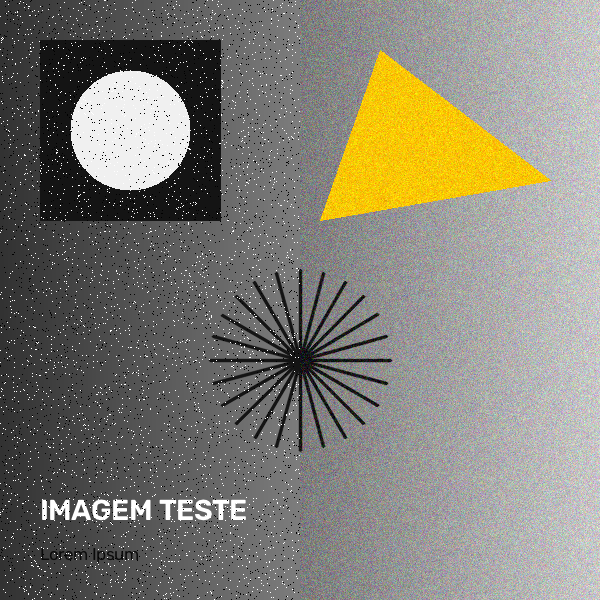
#> input picture imagem_teste.png, 600 x 600 px
$ python bordas_sobel_canny.py --origem ../imagem_teste.png   (older library calls are emulated)
#> lines starting #> are read from the running program, lines starting #| are printed output that depends on the picture
### shared/media_io.py
"""
CAPIVOA UFPR.

Módulo utilitário para entrada/saída padronizada de imagens, vídeos e webcam.
Desenvolvido como ferramenta de suporte didático para o curso de Introdução
à Visão Computacional (Capivoa - EletroQuad-UFPR).

Principais funcionalidades:
- Carregamento seguro de imagens com validação de caminhos e decodificação.
- Captura unificada de vídeo (arquivo local ou índice numérico de webcam).
- Gerador `stream_midia` polimórfico (trata imagem, vídeo e webcam no mesmo loop).
- Parser de argumentos padronizado (`--midia` / `-m` ou `--origem` / `-o`).
- Utilitário visual `concatenar_lado_a_lado` para comparar etapas antes/depois.
"""

from pathlib import Path
import argparse
from typing import Generator, Tuple, Union, Optional, List
import cv2
import numpy as np

# diretório base do repositório (raiz)
BASE_DIR = Path(__file__).resolve().parent.parent

# extensões comuns de imagem estática reconhecidas
EXTENSOES_IMAGEM = {".jpg", ".jpeg", ".png", ".bmp", ".webp", ".tiff", ".tif"}


def resolver_caminho(caminho: Optional[Union[str, Path]], nome: Optional[str] = None) -> Path:
  """
  Resolve um caminho de arquivo garantindo que caminhos relativos sejam encontrados.

  Busca o arquivo na ordem: diretório atual de trabalho, subpasta 'aula-1',
  raiz do repositório ou pasta 'shared'.

  Parametros
  ----------
  caminho : str ou Path, opcional
    Caminho relativo ou absoluto do arquivo de mídia.
  nome : str, opcional
    Nome padrão de fallback caso 'caminho' não seja informado.

  Returns
  -------
  Path
    Instância de Path apontando para o arquivo localizado.

  Raises
  ------
  ValueError
    Se nem 'caminho' nem 'nome' forem fornecidos.
  """
  alvo = caminho if caminho is not None else nome
  if alvo is None:
    raise ValueError("Nenhum caminho ou nome padrão foi especificado.")

  caminho_path = Path(alvo)
  if caminho_path.is_absolute():
    return caminho_path

  # ordem de verificação para encontrar o arquivo
  candidatos = [
    Path.cwd() / caminho_path,
    BASE_DIR / "aula-2" / "desafio" / caminho_path,
    BASE_DIR / "aula-2" / caminho_path,
    BASE_DIR / "aula-1" / "desafio" / caminho_path,
    BASE_DIR / "aula-1" / caminho_path,
    BASE_DIR / caminho_path,
    BASE_DIR / "shared" / caminho_path,
  ]

  for candidato in candidatos:
    if candidato.exists():
      return candidato

  # se ainda não existe fisicamente (ex: arquivo novo para salvar), usa pasta de trabalho, aula-2 ou aula-1
  return Path.cwd() / caminho_path


def carregar_imagem(
  caminho: Optional[Union[str, Path]] = None,
  nome: str = "imagem_teste.png",
  to_rgb: bool = False
) -> np.ndarray:
  """
  Carrega uma imagem do disco com verificação detalhada de erros.

  Garante a existência do arquivo em disco e a decodificação válida
  por meio do OpenCV, com opção de conversão do espaço de cor BGR para RGB.

  Parametros
  ----------
  caminho : str ou Path, opcional
    Caminho relativo ou absoluto da imagem.
  nome : str, opcional
    Arquivo padrão caso caminho seja None. Padrão é "imagem_teste.png".
  to_rgb : bool, opcional
    Se True, converte a imagem de BGR para RGB. Padrão é False.

  Returns
  -------
  np.ndarray
    Matriz NumPy (uint8) contendo a imagem carregada.

  Raises
  ------
  FileNotFoundError
    Se o arquivo não existir fisicamente em nenhum dos caminhos de busca.
  ValueError
    Se o OpenCV não conseguir decodificar o arquivo de imagem.
  """
  arquivo = resolver_caminho(caminho, nome)

  if not arquivo.exists():
    raise FileNotFoundError(
      f"[ERRO media_io] Imagem não encontrada: '{arquivo}'. "
      f"Verifique se o nome do arquivo foi digitado corretamente."
    )

  img = cv2.imread(str(arquivo))
  if img is None:
    raise ValueError(
      f"[ERRO media_io] Não foi possível decodificar o arquivo como imagem: '{arquivo}'. "
      f"O formato pode ser inválido ou o arquivo estar corrompido."
    )

  if to_rgb:
    img = cv2.cvtColor(img, cv2.COLOR_BGR2RGB)

  return img


# [52 lines left out: function obter_captura_video, not called in this run]


def stream_midia(
  origem: Optional[Union[int, str, Path]] = None,
  nome: str = "imagem_teste.png",
  to_rgb: bool = False
) -> Generator[Tuple[np.ndarray, bool], None, None]:
  """
  Gerador polimórfico unificado para processamento de imagem, vídeo ou webcam.

  Entrega quadros sucessivos para iteração homogênea em loops de processamento.
  Caso a entrada seja uma imagem estática, entrega um único frame com a flag
  is_stream=False. Caso seja vídeo ou câmera, entrega cada frame com is_stream=True.

  Parametros
  ----------
  origem : int, str ou Path, opcional
    Caminho do arquivo ou índice numérico da câmera.
  nome : str, opcional
    Arquivo padrão de fallback. Padrão é "imagem_teste.png".
  to_rgb : bool, opcional
    Se True, converte cada frame de BGR para RGB. Padrão é False.

  Yields
  ------
  frame : np.ndarray
    Matriz NumPy representando a imagem ou quadro atual.
  is_stream : bool
    Booleano indicando se o fluxo é contínuo (vídeo/webcam) ou pontual (imagem).
  """
  alvo = origem if origem is not None else nome
  eh_webcam = isinstance(alvo, int) or (isinstance(alvo, str) and alvo.strip().isdigit())

  if not eh_webcam:
    caminho_arquivo = resolver_caminho(alvo, nome)
    extensao = caminho_arquivo.suffix.lower()

    # se for imagem estática, carrega e entrega imediatamente
    if extensao in EXTENSOES_IMAGEM:
      frame = carregar_imagem(caminho_arquivo, to_rgb=to_rgb)
      yield frame, False
      return

  # caso seja vídeo ou webcam
  padrao_video = "video.mp4"
  cap = obter_captura_video(alvo, nome=nome if not eh_webcam else padrao_video)
  try:
    while True:
      ret, frame = cap.read()
      if not ret or frame is None:
        break

      if to_rgb:
        frame = cv2.cvtColor(frame, cv2.COLOR_BGR2RGB)

      yield frame, True
  finally:
    cap.release()


def concatenar_lado_a_lado(
  imagens: List[np.ndarray],
  titulos: Optional[List[str]] = None,
  altura_padrao: int = 400
) -> np.ndarray:
  """
  Concatena horizontalmente duas ou mais imagens para visualização lado a lado.

  Padroniza dimensões e número de canais entre imagens (convertendo grayscale
  em BGR e redimensionando proporcionalmente para a mesma altura) e adiciona
  faixas superiores opcionais com títulos explicativos.

  Parametros
  ----------
  imagens : list de np.ndarray
    Lista contendo as matrizes das imagens a serem concatenadas.
  titulos : list de str, opcional
    Lista com os títulos textuais correspondentes a cada imagem.
  altura_padrao : int, opcional
    Altura vertical em pixels para redimensionar as imagens. Padrão é 400.

  Returns
  -------
  np.ndarray
    Matriz NumPy combinada contendo todas as imagens dispostas horizontalmente.

  Raises
  ------
  ValueError
    Se a lista de imagens fornecida for vazia.
  """
  if not imagens:
    raise ValueError("A lista de imagens não pode ser vazia.")

  processadas = []
  for i, img in enumerate(imagens):
    item = img.copy()

    # converte 1 canal (grayscale/máscara) para 3 canais bgr para poder concatenar
    if len(item.shape) == 2:
      item = cv2.cvtColor(item, cv2.COLOR_GRAY2BGR)

    # redimensiona proporcionalmente para a altura_padrao
    h, w = item.shape[:2]
    if h != altura_padrao:
      fator = altura_padrao / float(h)
      largura_nova = int(w * fator)
      item = cv2.resize(item, (largura_nova, altura_padrao), interpolation=cv2.INTER_LINEAR)

    # se houver título correspondente, adiciona barra superior com o texto
    if titulos and i < len(titulos) and titulos[i]:
      barra = np.zeros((32, item.shape[1], 3), dtype=np.uint8)
      cv2.putText(
        barra,
        titulos[i],
        (10, 22),
        cv2.FONT_HERSHEY_SIMPLEX,
        0.6,
        (255, 255, 255),
        1,
        cv2.LINE_AA
      )
      item = np.vstack([barra, item])

    processadas.append(item)

  # concatena horizontalmente com uma linha divisória cinza entre elas
  divisor = np.full((processadas[0].shape[0], 4, 3), 60, dtype=np.uint8)
  resultado = processadas[0]
  for p in processadas[1:]:
    resultado = np.hstack([resultado, divisor, p])

  return resultado


class MediaArgumentParser(argparse.ArgumentParser):
  """
  ArgumentParser personalizado que aceita tanto '--midia'/'-m' quanto '--origem'/'-o'.
  """

  def parse_args(self, args=None, namespace=None):
    ns = super().parse_args(args=args, namespace=namespace)
    if hasattr(ns, "origem"):
      ns.midia = ns.origem
    elif hasattr(ns, "midia"):
      ns.origem = ns.midia
    return ns


def criar_parser_midia(
  descricao: str = "Processamento de Imagem/Vídeo com OpenCV (Módulo 1)",
  nome: str = "imagem_teste.png"
) -> MediaArgumentParser:
  """
  Cria um parser padronizado de argumentos de linha de comando.

  Configura os argumentos comuns como '--midia'/'-m' e '--origem'/'-o'.

  Parametros
  ----------
  descricao : str, opcional
    Texto descritivo do parser. Padrão é "Processamento de Imagem/Vídeo com OpenCV (Módulo 1)".
  nome : str, opcional
    Arquivo padrão sugerido como entrada. Padrão é "imagem_teste.png".

  Returns
  -------
  MediaArgumentParser
    Instância configurada de MediaArgumentParser.
  """
  parser = MediaArgumentParser(
    description=descricao,
    formatter_class=argparse.RawDescriptionHelpFormatter
  )
  parser.add_argument(
    "-m", "--midia", "-o", "--origem",
    dest="origem",
    type=str,
    default=nome,
    help=f"Arquivo de imagem/vídeo ou índice da webcam (ex: 0). Padrão: {nome}"
  )
  return parser

### aula-2/bordas_sobel_canny.py
"""
CAPIVOA UFPR.

Demonstração didática de Detecção de Bordas: Operador de Sobel vs Algoritmo de Canny.
Módulo 2 de Introdução à Visão Computacional (Capivoa - EletroQuad-UFPR).

Tópicos e Fundamentos Teóricos:
1. Bordas na Imagem :
   - Fronteiras visuais formadas por descontinuidades bruscas de iluminação.
   - Compressão semântica: elimina texturas irrelevantes preservando a silhueta estrutural.
   - Modelos de transição: degrau analítico, rampa de difusão e telhado.

2. Operador de Sobel :
   - Convolução espacial baseada em derivadas numéricas combinadas com suavização Gaussiana.
   - Kernel Horizontal Gx (3x3): realça variações na direção horizontal (bordas verticais).
   - Kernel Vertical Gy (3x3): realça variações na direção vertical (bordas horizontais).
   - Magnitude combinada: |Gx| + |Gy| ou sqrt(Gx^2 + Gy^2).
   - Características: operação veloz, porém gera bordas espessas em tons de cinza e é
     mais sensível a ruído e texturas finas.

3. Algoritmo de Canny :
   - Pipeline de 4 etapas para extração de contornos nítidos e finos de 1 pixel:
     Passo 1. Filtro Gaussiano: atenuação prévia de ruídos de alta frequência.
     Passo 2. Gradiente: cálculo da magnitude e orientação angular da borda via Sobel.
     Passo 3. Supressão de Não-Máximos: afinamento da crista da borda mantendo apenas picos locais.
     Passo 4. Limiarização por Histerese: uso de dois limiares (T_min e T_max) onde bordas fracas
              só são aceitas se estiverem conectadas a bordas fortes.
   - Características: contornos binários estritamente de 1 pixel, imunidade superior a ruídos.

Controles no Teclado:
  [TAB]   : Alterna entre Comparação Direta (Sobel vs Canny) e Decomposição Completa (Gx, Gy, Mag, Canny)
  [W / S] : Aumenta / diminui o limiar inferior de Canny (T_baixo)
  [E / D] : Aumenta / diminui o limiar superior de Canny (T_alto)
  [K]     : Alterna tamanho do Kernel Sobel (ksize = 3, 5 ou 7)
  [S]     : Salva a comparação em disco na pasta 'frames-capturados/'
  [Q/ESC] : Encerra o programa

Como executar:
  python bordas_sobel_canny.py
  python bordas_sobel_canny.py --midia imagem_teste_aula2.png
  python bordas_sobel_canny.py --t-baixo 50 --t-alto 150
  python bordas_sobel_canny.py --no-show
"""

import sys
import argparse
from pathlib import Path
from typing import Dict, Tuple
import cv2
import numpy as np

ROOT_DIR = Path(__file__).resolve().parent.parent
if str(ROOT_DIR) not in sys.path:
  sys.path.insert(0, str(ROOT_DIR))

from shared.media_io import carregar_imagem, criar_parser_midia, concatenar_lado_a_lado, stream_midia


def processar_bordas(
  img_cinza: np.ndarray,
  t_baixo: int = 50,
  t_alto: int = 150,
  ksize_sobel: int = 3
) -> Dict[str, np.ndarray]:
  """
  Calcula os componentes de gradiente de Sobel e a extração de bordas de Canny.

  Parametros
  ----------
  img_cinza : np.ndarray
    Imagem monocromática de entrada (uint8).
  t_baixo : int
    Limiar inferior para histerese de Canny. Padrão é 50.
  t_alto : int
    Limiar superior para histerese de Canny. Padrão é 150.
  ksize_sobel : int
    Dimensão ímpar do kernel do operador de Sobel (3, 5 ou 7).

  Returns
  -------
  Dict[str, np.ndarray]
    Dicionário contendo as matrizes de Sobel Gx, Gy, Magnitude e Canny.
  """
  # 1. pré-suavização leve para Sobel
  suave = cv2.GaussianBlur(img_cinza, (3, 3), 0)

  # 2. operador de Sobel em ponto flutuante para evitar truncamento em valores negativos
  sobel_x = cv2.Sobel(suave, cv2.CV_64F, 1, 0, ksize=ksize_sobel)
  sobel_y = cv2.Sobel(suave, cv2.CV_64F, 0, 1, ksize=ksize_sobel)

  # conversão para visualização absoluta em 8 bits
  abs_sobel_x = cv2.convertScaleAbs(sobel_x)
  abs_sobel_y = cv2.convertScaleAbs(sobel_y)

  # magnitude total do gradiente (|Gx| + |Gy|)
  sobel_mag = cv2.addWeighted(abs_sobel_x, 0.5, abs_sobel_y, 0.5, 0)

  # 3. algoritmo de Canny (4 passos: filtro gaussiano, gradiente, não-máximos e histerese)
  bordas_canny = cv2.Canny(img_cinza, threshold1=t_baixo, threshold2=t_alto, apertureSize=ksize_sobel)

  return {
    "sobel_x": abs_sobel_x,
    "sobel_y": abs_sobel_y,
    "sobel_mag": sobel_mag,
    "canny": bordas_canny
  }


def montar_paineis(
  img_cinza: np.ndarray,
  dados: Dict[str, np.ndarray],
  t_baixo: int,
  t_alto: int,
  ksize: int
) -> Tuple[np.ndarray, np.ndarray]:
  """
  Monta o painel comparativo direto (Sobel vs Canny) e o painel expandido (decomposição).
  """
  # Painel Comparativo Direto
  painel_comparativo = concatenar_lado_a_lado(
    [img_cinza, dados["sobel_mag"], dados["canny"]],
    titulos=[
      "1. Original (Cinza)",
      f"2. Operador Sobel (|Gx|+|Gy|, k={ksize})\nBordas espessas em tons cinza",
      f"3. Algoritmo Canny (T=[{t_baixo}, {t_alto}])\nLinhas finas de 1 pixel"
    ],
    altura_padrao=360
  )

  # Painel Decomposição Completa
  linha_cima = concatenar_lado_a_lado(
    [img_cinza, dados["sobel_mag"]],
    titulos=["Original (Grayscale)", f"Sobel: Magnitude Total (k={ksize})"],
    altura_padrao=250
  )
  linha_baixo = concatenar_lado_a_lado(
    [dados["sobel_x"], dados["sobel_y"], dados["canny"]],
    titulos=[
      "Sobel Gx (Bordas Verticais)",
      "Sobel Gy (Bordas Horizontais)",
      f"Canny: Bordas 1px (T={t_baixo}/{t_alto})"
    ],
    altura_padrao=250
  )

  largura_max = max(linha_cima.shape[1], linha_baixo.shape[1])
  if linha_cima.shape[1] < largura_max:
    linha_cima = cv2.copyMakeBorder(
      linha_cima, 0, 0, 0, largura_max - linha_cima.shape[1], cv2.BORDER_CONSTANT, value=[30, 30, 30]
    )
  if linha_baixo.shape[1] < largura_max:
    linha_baixo = cv2.copyMakeBorder(
      linha_baixo, 0, 0, 0, largura_max - linha_baixo.shape[1], cv2.BORDER_CONSTANT, value=[30, 30, 30]
    )

  painel_expandido = np.vstack([linha_cima, linha_baixo])
  return painel_comparativo, painel_expandido


def imprimir_observacao_kernel(ksize: int):
  if ksize == 7:
    print("[Sobel 7x7] Ruim pra detalhe: borra demais, borda vira uma faixa grossa de 7px e funde furos/cantos próximos.")
  elif ksize == 5:
    print("[Sobel 5x5] Filtra mais ruído, mas já engorda as bordas e perde definição.")
  else:
    print("[Sobel 3x3] Padrão: mantém a posição exata da borda sem deformar a peça.")


def main():
  parser = criar_parser_midia(
    descricao="Módulo 2: Detecção de Bordas - Operador de Sobel vs Algoritmo de Canny",
    nome="imagem_teste_aula2.png"
  )
  parser.add_argument(
    "--t-baixo",
    type=int,
    default=50,
    help="Limiar inferior para histerese de Canny (padrão: 50)"
  )
  parser.add_argument(
    "--t-alto",
    type=int,
    default=150,
    help="Limiar superior para histerese de Canny (padrão: 150)"
  )
  parser.add_argument(
    "--ksize",
    type=int,
    default=3,
    choices=[3, 5, 7],
    help="Tamanho do kernel de Sobel (padrão: 3)"
  )
  parser.add_argument(
    "--no-show",
    action="store_true",
    help="Executa o processamento sem abrir janelas gráficas."
  )
  args = parser.parse_args()

  print("=" * 65)
  print("CAPIVOA - INTRODUÇÃO À VISÃO COMPUTACIONAL (MÓDULO 2)")
  print("DETECÇÃO DE BORDAS: SOBEL VS CANNY")
  print("=" * 65)

  t_baixo = args.t_baixo
  t_alto = args.t_alto
  ksize = args.ksize
  modo_expandido = False
  nome_janela = "Modulo 2 - Deteccao de Bordas: Sobel vs Canny (Capivoa)"

  imprimir_observacao_kernel(ksize)

  for frame, is_stream in stream_midia(args.midia, nome="imagem_teste_aula2.png"):
#> in carregar_imagem, img is the input picture: shape (600, 600, 3); mean B, G, R 117.7, 127.6, 130.1
    img_cinza = cv2.cvtColor(frame, cv2.COLOR_BGR2GRAY) if frame.ndim == 3 else frame

    dados_bordas = processar_bordas(img_cinza, t_baixo=t_baixo, t_alto=t_alto, ksize_sobel=ksize)
#> in processar_bordas, `bordas_canny = cv2.Canny(img_cinza, threshold1=t_baixo, threshold2=t_a..`:
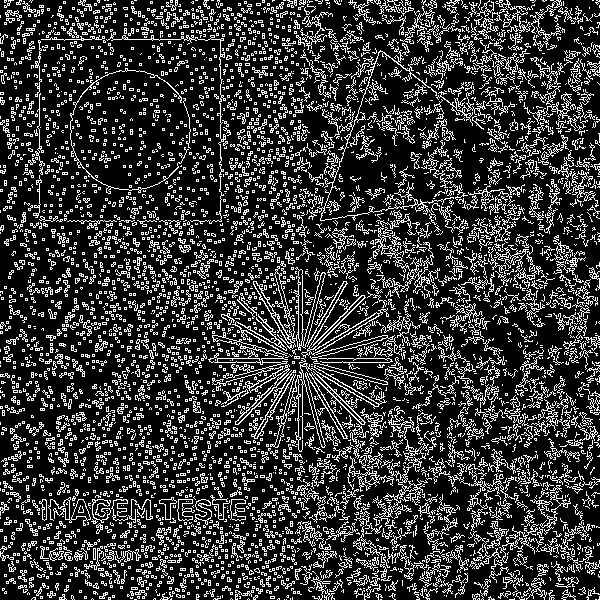
#> bordas_canny: shape (600, 600); 21.3% white in thin lines or dots
#> dados_bordas = 4 items
    painel_comp, painel_exp = montar_paineis(img_cinza, dados_bordas, t_baixo, t_alto, ksize)
#> the loop in concatenar_lado_a_lado, `for i, img in enumerate(imagens):` made 3 passes
#> after the loop in concatenar_lado_a_lado, `for i, img in enumerate(imagens):`:
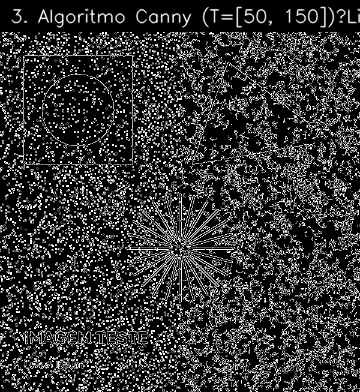
#> item: shape (392, 360, 3); min 0, max 255, mean 51.7
#> after the loop in concatenar_lado_a_lado, `for i, img in enumerate(imagens):`: processadas = 3 items
#> the loop in concatenar_lado_a_lado, `for p in processadas[1:]:` made 2 passes
#> call 2 of concatenar_lado_a_lado, with altura_padrao = 250
#> the loop in concatenar_lado_a_lado (call 2), `for i, img in enumerate(imagens):` made 2 passes
#> (h, w, fator, largura_nova) on passes 1 to 2: (600, 600, 0.417, 250), (600, 600, 0.417, 250)
#> after the loop in concatenar_lado_a_lado (call 2), `for i, img in enumerate(imagens):`:
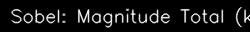
#> barra: shape (32, 250, 3); min 0, max 254, mean 22.1
#> after the loop in concatenar_lado_a_lado (call 2), `for i, img in enumerate(imagens):`: processadas = 2 items
#> the loop in concatenar_lado_a_lado (call 2), `for p in processadas[1:]:` made 1 pass
#> pass 1, in concatenar_lado_a_lado (call 2), `resultado = np.hstack([resultado, divisor, p])`:
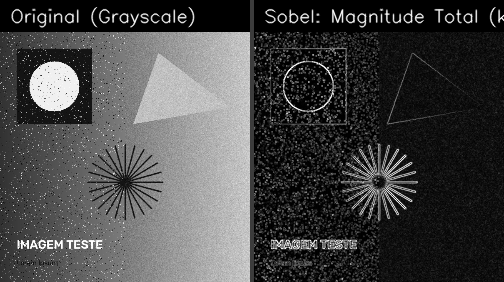
#> resultado: shape (282, 504, 3); min 0, max 255, mean 70.5
#> call 3 of concatenar_lado_a_lado, with altura_padrao = 250
#> the loop in concatenar_lado_a_lado (call 3), `for i, img in enumerate(imagens):` made 3 passes
#> pass 1, in concatenar_lado_a_lado (call 3), `item = np.vstack([barra, item])`:
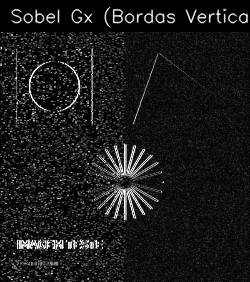
#> item: shape (282, 250, 3); min 0, max 255, mean 26.5
#> after the loop in concatenar_lado_a_lado (call 3), `for i, img in enumerate(imagens):`:
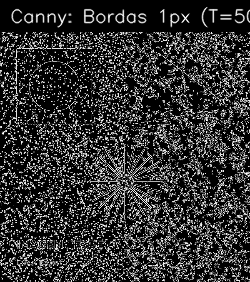
#> item: shape (282, 250, 3); min 0, max 255, mean 50.4
#> after the loop in concatenar_lado_a_lado (call 3), `for i, img in enumerate(imagens):`: processadas = 3 items
#> the loop in concatenar_lado_a_lado (call 3), `for p in processadas[1:]:` made 2 passes
#> in montar_paineis, `painel_expandido = np.vstack([linha_cima, linha_baixo])`:
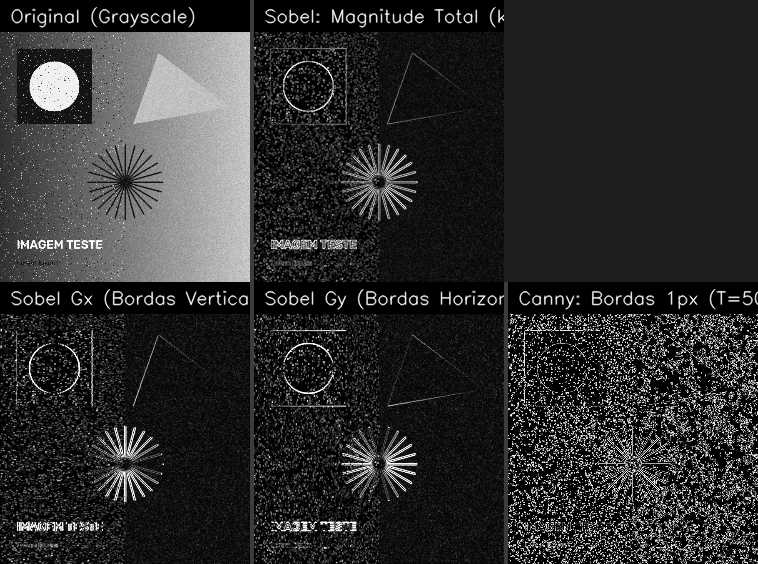
#> painel_expandido: shape (564, 758, 3); min 0, max 255, mean 45.8

    if args.no_show:
      print(f"[No-Show] Sobel processado com ksize={ksize}. Média Mag={dados_bordas['sobel_mag'].mean():.2f}")
      print(f"[No-Show] Canny processado com T=[{t_baixo}, {t_alto}]. Pixels de borda={np.count_nonzero(dados_bordas['canny'])}")
      print("[No-Show] Validação de bordas concluída com sucesso.")
      break

    exibicao = painel_exp if modo_expandido else painel_comp
    cv2.imshow(nome_janela, exibicao)

    while True:
      tecla = cv2.waitKey(30) & 0xFF
#> (key q is pressed here)
      if tecla in [ord("q"), ord("Q"), 27]:
        cv2.destroyAllWindows()
        return

      if cv2.getWindowProperty(nome_janela, cv2.WND_PROP_VISIBLE) < 1:
        return

      atualizar = False

      if tecla == 9:  # TAB
        modo_expandido = not modo_expandido
        atualizar = True
      elif tecla in [ord("w"), ord("W")]:
        t_baixo = min(t_alto - 5, t_baixo + 5)
        print(f"[Canny] T_baixo = {t_baixo}")
        atualizar = True
      elif tecla in [ord("s"), ord("S")] and not (tecla == ord("s") and False):
        # salvamento de imagem com 's' minúsculo se pressionado sozinho
        pass
      if tecla == ord("s"):
        t_baixo = max(5, t_baixo - 5)
        print(f"[Canny] T_baixo = {t_baixo}")
        atualizar = True
      elif tecla in [ord("e"), ord("E")]:
        t_alto = min(255, t_alto + 5)
        print(f"[Canny] T_alto = {t_alto}")
        atualizar = True
      elif tecla in [ord("d"), ord("D")]:
        t_alto = max(t_baixo + 5, t_alto - 5)
        print(f"[Canny] T_alto = {t_alto}")
        atualizar = True
      elif tecla in [ord("k"), ord("K")]:
        ksize = 5 if ksize == 3 else (7 if ksize == 5 else 3)
        print(f"[Sobel] Kernel alterado para ksize={ksize}")
        imprimir_observacao_kernel(ksize)
        atualizar = True
      elif tecla in [ord("p"), ord("P")]:
        pasta_saida = Path("frames-capturados")
        pasta_saida.mkdir(parents=True, exist_ok=True)
        caminho_salvo = pasta_saida / "bordas_sobel_canny.png"
        cv2.imwrite(str(caminho_salvo), exibicao)
        print(f"[Salvo] Imagem salva em: '{caminho_salvo}'")

      if atualizar and not is_stream:
        dados_bordas = processar_bordas(img_cinza, t_baixo=t_baixo, t_alto=t_alto, ksize_sobel=ksize)
        painel_comp, painel_exp = montar_paineis(img_cinza, dados_bordas, t_baixo, t_alto, ksize)
        exibicao = painel_exp if modo_expandido else painel_comp
        cv2.imshow(nome_janela, exibicao)

      if is_stream:
        break


if __name__ == "__main__":
  main()
